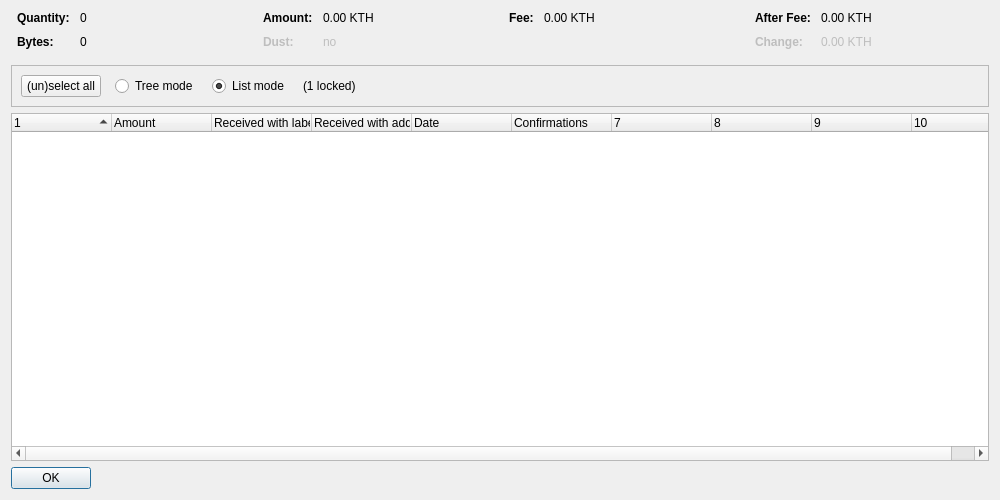
<?xml version="1.0" encoding="UTF-8"?>
<ui version="4.0">
 <class>CoinControlDialog</class>
 <widget class="QDialog" name="CoinControlDialog">
  <property name="geometry">
   <rect>
    <x>0</x>
    <y>0</y>
    <width>1000</width>
    <height>500</height>
   </rect>
  </property>
  <property name="windowTitle">
   <string>Coin Selection</string>
  </property>
  <layout class="QVBoxLayout" name="verticalLayout">
   <item>
    <layout class="QHBoxLayout" name="horizontalLayoutTop" stretch="0,0,0,0">
     <property name="topMargin">
      <number>0</number>
     </property>
     <property name="bottomMargin">
      <number>10</number>
     </property>
     <item>
      <layout class="QFormLayout" name="formLayoutCoinControl1">
       <property name="horizontalSpacing">
        <number>10</number>
       </property>
       <property name="verticalSpacing">
        <number>10</number>
       </property>
       <property name="leftMargin">
        <number>6</number>
       </property>
       <property name="rightMargin">
        <number>6</number>
       </property>
       <item row="0" column="0">
        <widget class="QLabel" name="labelCoinControlQuantityText">
         <property name="font">
          <font>
           <weight>75</weight>
           <bold>true</bold>
          </font>
         </property>
         <property name="text">
          <string>Quantity:</string>
         </property>
        </widget>
       </item>
       <item row="0" column="1">
        <widget class="QLabel" name="labelCoinControlQuantity">
         <property name="cursor">
          <cursorShape>IBeamCursor</cursorShape>
         </property>
         <property name="contextMenuPolicy">
          <enum>Qt::ActionsContextMenu</enum>
         </property>
         <property name="text">
          <string notr="true">0</string>
         </property>
         <property name="textInteractionFlags">
          <set>Qt::LinksAccessibleByMouse|Qt::TextSelectableByKeyboard|Qt::TextSelectableByMouse</set>
         </property>
        </widget>
       </item>
       <item row="1" column="0">
        <widget class="QLabel" name="labelCoinControlBytesText">
         <property name="font">
          <font>
           <weight>75</weight>
           <bold>true</bold>
          </font>
         </property>
         <property name="text">
          <string>Bytes:</string>
         </property>
        </widget>
       </item>
       <item row="1" column="1">
        <widget class="QLabel" name="labelCoinControlBytes">
         <property name="cursor">
          <cursorShape>IBeamCursor</cursorShape>
         </property>
         <property name="contextMenuPolicy">
          <enum>Qt::ActionsContextMenu</enum>
         </property>
         <property name="text">
          <string notr="true">0</string>
         </property>
         <property name="textInteractionFlags">
          <set>Qt::LinksAccessibleByMouse|Qt::TextSelectableByKeyboard|Qt::TextSelectableByMouse</set>
         </property>
        </widget>
       </item>
      </layout>
     </item>
     <item>
      <layout class="QFormLayout" name="formLayoutCoinControl2">
       <property name="horizontalSpacing">
        <number>10</number>
       </property>
       <property name="verticalSpacing">
        <number>10</number>
       </property>
       <property name="leftMargin">
        <number>6</number>
       </property>
       <property name="rightMargin">
        <number>6</number>
       </property>
       <item row="0" column="0">
        <widget class="QLabel" name="labelCoinControlAmountText">
         <property name="font">
          <font>
           <weight>75</weight>
           <bold>true</bold>
          </font>
         </property>
         <property name="text">
          <string>Amount:</string>
         </property>
        </widget>
       </item>
       <item row="0" column="1">
        <widget class="QLabel" name="labelCoinControlAmount">
         <property name="cursor">
          <cursorShape>IBeamCursor</cursorShape>
         </property>
         <property name="contextMenuPolicy">
          <enum>Qt::ActionsContextMenu</enum>
         </property>
         <property name="text">
          <string notr="true">0.00 KTH</string>
         </property>
         <property name="textInteractionFlags">
          <set>Qt::LinksAccessibleByMouse|Qt::TextSelectableByKeyboard|Qt::TextSelectableByMouse</set>
         </property>
        </widget>
       </item>
       <item row="1" column="0">
        <widget class="QLabel" name="labelCoinControlLowOutputText">
         <property name="enabled">
          <bool>false</bool>
         </property>
         <property name="font">
          <font>
           <weight>75</weight>
           <bold>true</bold>
          </font>
         </property>
         <property name="text">
          <string>Dust:</string>
         </property>
        </widget>
       </item>
       <item row="1" column="1">
        <widget class="QLabel" name="labelCoinControlLowOutput">
         <property name="enabled">
          <bool>false</bool>
         </property>
         <property name="cursor">
          <cursorShape>IBeamCursor</cursorShape>
         </property>
         <property name="contextMenuPolicy">
          <enum>Qt::ActionsContextMenu</enum>
         </property>
         <property name="text">
          <string notr="true">no</string>
         </property>
         <property name="textInteractionFlags">
          <set>Qt::LinksAccessibleByMouse|Qt::TextSelectableByKeyboard|Qt::TextSelectableByMouse</set>
         </property>
        </widget>
       </item>
      </layout>
     </item>
     <item>
      <layout class="QFormLayout" name="formLayoutCoinControl3">
       <property name="horizontalSpacing">
        <number>10</number>
       </property>
       <property name="verticalSpacing">
        <number>10</number>
       </property>
       <property name="leftMargin">
        <number>6</number>
       </property>
       <property name="rightMargin">
        <number>6</number>
       </property>
       <item row="0" column="0">
        <widget class="QLabel" name="labelCoinControlFeeText">
         <property name="font">
          <font>
           <weight>75</weight>
           <bold>true</bold>
          </font>
         </property>
         <property name="text">
          <string>Fee:</string>
         </property>
        </widget>
       </item>
       <item row="0" column="1">
        <widget class="QLabel" name="labelCoinControlFee">
         <property name="cursor">
          <cursorShape>IBeamCursor</cursorShape>
         </property>
         <property name="contextMenuPolicy">
          <enum>Qt::ActionsContextMenu</enum>
         </property>
         <property name="text">
          <string notr="true">0.00 KTH</string>
         </property>
         <property name="textInteractionFlags">
          <set>Qt::LinksAccessibleByMouse|Qt::TextSelectableByKeyboard|Qt::TextSelectableByMouse</set>
         </property>
        </widget>
       </item>
      </layout>
     </item>
     <item>
      <layout class="QFormLayout" name="formLayoutCoinControl4">
       <property name="horizontalSpacing">
        <number>10</number>
       </property>
       <property name="verticalSpacing">
        <number>10</number>
       </property>
       <property name="leftMargin">
        <number>6</number>
       </property>
       <property name="rightMargin">
        <number>6</number>
       </property>
       <item row="0" column="0">
        <widget class="QLabel" name="labelCoinControlAfterFeeText">
         <property name="font">
          <font>
           <weight>75</weight>
           <bold>true</bold>
          </font>
         </property>
         <property name="text">
          <string>After Fee:</string>
         </property>
        </widget>
       </item>
       <item row="0" column="1">
        <widget class="QLabel" name="labelCoinControlAfterFee">
         <property name="cursor">
          <cursorShape>IBeamCursor</cursorShape>
         </property>
         <property name="contextMenuPolicy">
          <enum>Qt::ActionsContextMenu</enum>
         </property>
         <property name="text">
          <string notr="true">0.00 KTH</string>
         </property>
         <property name="textInteractionFlags">
          <set>Qt::LinksAccessibleByMouse|Qt::TextSelectableByKeyboard|Qt::TextSelectableByMouse</set>
         </property>
        </widget>
       </item>
       <item row="1" column="0">
        <widget class="QLabel" name="labelCoinControlChangeText">
         <property name="enabled">
          <bool>false</bool>
         </property>
         <property name="font">
          <font>
           <weight>75</weight>
           <bold>true</bold>
          </font>
         </property>
         <property name="text">
          <string>Change:</string>
         </property>
        </widget>
       </item>
       <item row="1" column="1">
        <widget class="QLabel" name="labelCoinControlChange">
         <property name="enabled">
          <bool>false</bool>
         </property>
         <property name="cursor">
          <cursorShape>IBeamCursor</cursorShape>
         </property>
         <property name="contextMenuPolicy">
          <enum>Qt::ActionsContextMenu</enum>
         </property>
         <property name="text">
          <string notr="true">0.00 KTH</string>
         </property>
         <property name="textInteractionFlags">
          <set>Qt::LinksAccessibleByMouse|Qt::TextSelectableByKeyboard|Qt::TextSelectableByMouse</set>
         </property>
        </widget>
       </item>
      </layout>
     </item>
    </layout>
   </item>
   <item>
    <widget class="QFrame" name="frame">
     <property name="minimumSize">
      <size>
       <width>0</width>
       <height>40</height>
      </size>
     </property>
     <property name="frameShape">
      <enum>QFrame::StyledPanel</enum>
     </property>
     <property name="frameShadow">
      <enum>QFrame::Sunken</enum>
     </property>
     <layout class="QHBoxLayout" name="horizontalLayout">
      <item>
       <layout class="QHBoxLayout" name="horizontalLayoutPanel" stretch="0,0,0,0,0">
        <property name="spacing">
         <number>14</number>
        </property>
        <item>
         <widget class="QPushButton" name="pushButtonSelectAll">
          <property name="sizePolicy">
           <sizepolicy hsizetype="Maximum" vsizetype="Fixed">
            <horstretch>0</horstretch>
            <verstretch>0</verstretch>
           </sizepolicy>
          </property>
          <property name="text">
           <string>(un)select all</string>
          </property>
          <property name="autoDefault">
           <bool>false</bool>
          </property>
         </widget>
        </item>
        <item>
         <widget class="QRadioButton" name="radioTreeMode">
          <property name="sizePolicy">
           <sizepolicy hsizetype="Maximum" vsizetype="Fixed">
            <horstretch>0</horstretch>
            <verstretch>0</verstretch>
           </sizepolicy>
          </property>
          <property name="text">
           <string>Tree mode</string>
          </property>
         </widget>
        </item>
        <item>
         <widget class="QRadioButton" name="radioListMode">
          <property name="sizePolicy">
           <sizepolicy hsizetype="Maximum" vsizetype="Fixed">
            <horstretch>0</horstretch>
            <verstretch>0</verstretch>
           </sizepolicy>
          </property>
          <property name="text">
           <string>List mode</string>
          </property>
          <property name="checked">
           <bool>true</bool>
          </property>
         </widget>
        </item>
        <item>
         <widget class="QLabel" name="labelLocked">
          <property name="text">
           <string notr="true">(1 locked)</string>
          </property>
         </widget>
        </item>
        <item>
         <spacer name="horizontalSpacer">
          <property name="orientation">
           <enum>Qt::Horizontal</enum>
          </property>
          <property name="sizeHint" stdset="0">
           <size>
            <width>40</width>
            <height>20</height>
           </size>
          </property>
         </spacer>
        </item>
       </layout>
      </item>
     </layout>
    </widget>
   </item>
   <item>
    <widget class="CoinControlTreeWidget" name="treeWidget">
     <property name="contextMenuPolicy">
      <enum>Qt::CustomContextMenu</enum>
     </property>
     <property name="sortingEnabled">
      <bool>false</bool>
     </property>
     <property name="columnCount">
      <number>10</number>
     </property>
     <attribute name="headerShowSortIndicator" stdset="0">
      <bool>true</bool>
     </attribute>
     <attribute name="headerStretchLastSection">
      <bool>false</bool>
     </attribute>
     <column>
      <property name="text">
       <string/>
      </property>
     </column>
     <column>
      <property name="text">
       <string>Amount</string>
      </property>
     </column>
     <column>
      <property name="text">
       <string>Received with label</string>
      </property>
     </column>
     <column>
      <property name="text">
       <string>Received with address</string>
      </property>
     </column>
     <column>
      <property name="text">
       <string>Date</string>
      </property>
     </column>
     <column>
      <property name="text">
       <string>Confirmations</string>
      </property>
      <property name="toolTip">
       <string>Confirmed</string>
      </property>
     </column>
     <column>
      <property name="text">
       <string/>
      </property>
     </column>
     <column>
      <property name="text">
       <string/>
      </property>
     </column>
     <column>
      <property name="text">
       <string/>
      </property>
     </column>
     <column>
      <property name="text">
       <string/>
      </property>
     </column>
    </widget>
   </item>
   <item>
    <widget class="QDialogButtonBox" name="buttonBox">
     <property name="sizePolicy">
      <sizepolicy hsizetype="Maximum" vsizetype="Fixed">
       <horstretch>0</horstretch>
       <verstretch>0</verstretch>
      </sizepolicy>
     </property>
     <property name="orientation">
      <enum>Qt::Horizontal</enum>
     </property>
     <property name="standardButtons">
      <set>QDialogButtonBox::Ok</set>
     </property>
    </widget>
   </item>
  </layout>
 </widget>
 <customwidgets>
  <customwidget>
   <class>CoinControlTreeWidget</class>
   <extends>QTreeWidget</extends>
   <header>coincontroltreewidget.h</header>
  </customwidget>
 </customwidgets>
 <resources/>
 <connections/>
</ui>
